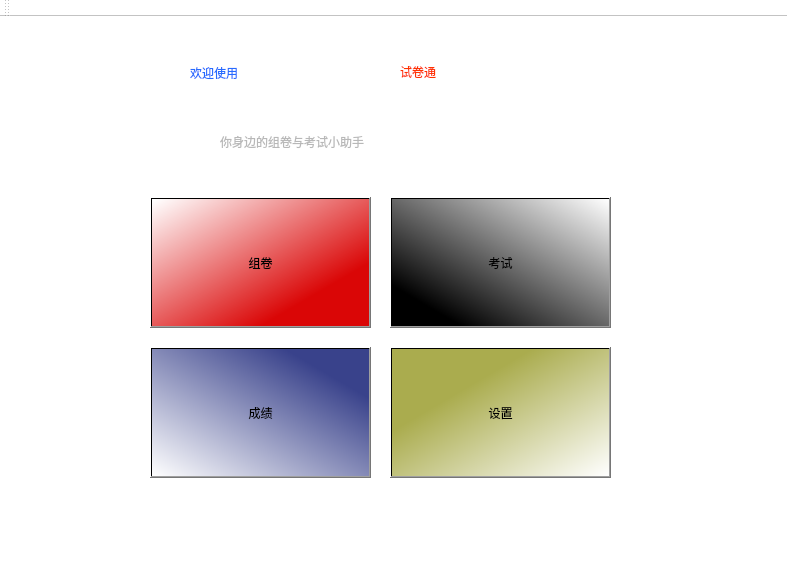
<?xml version="1.0" encoding="UTF-8"?>
<ui version="4.0">
 <class>MainWindow</class>
 <widget class="QMainWindow" name="MainWindow">
  <property name="geometry">
   <rect>
    <x>0</x>
    <y>0</y>
    <width>787</width>
    <height>578</height>
   </rect>
  </property>
  <property name="windowTitle">
   <string>MainWindow</string>
  </property>
  <property name="styleSheet">
   <string notr="true">background-color: rgb(255, 255, 255);</string>
  </property>
  <widget class="QWidget" name="centralWidget">
   <widget class="QPushButton" name="pushButton_kaoshi">
    <property name="geometry">
     <rect>
      <x>390</x>
      <y>180</y>
      <width>221</width>
      <height>131</height>
     </rect>
    </property>
    <property name="styleSheet">
     <string notr="true">background-color: qlineargradient(spread:pad, x1:0.0203731, y1:0.045, x2:1, y2:1, stop:0 rgba(106, 121, 166, 255), stop:1 rgba(255, 255, 255, 255));
background-color: qlineargradient(spread:pad, x1:0, y1:1, x2:1, y2:0, stop:0.159204 rgba(0, 0, 0, 255), stop:1 rgba(255, 255, 255, 255));
font: 75 24pt &quot;幼圆&quot;;</string>
    </property>
    <property name="text">
     <string>考试</string>
    </property>
   </widget>
   <widget class="QPushButton" name="pushButton_chengji">
    <property name="geometry">
     <rect>
      <x>150</x>
      <y>330</y>
      <width>221</width>
      <height>131</height>
     </rect>
    </property>
    <property name="styleSheet">
     <string notr="true">background-color: qlineargradient(spread:pad, x1:0.0203731, y1:0.045, x2:1, y2:1, stop:0 rgba(106, 121, 166, 255), stop:1 rgba(255, 255, 255, 255));
background-color: qlineargradient(spread:pad, x1:1, y1:0, x2:0, y2:1, stop:0.19403 rgba(57, 66, 139, 255), stop:1 rgba(255, 255, 255, 255));
font: 75 24pt &quot;幼圆&quot;;</string>
    </property>
    <property name="text">
     <string>成绩</string>
    </property>
   </widget>
   <widget class="QPushButton" name="pushButton_shezhi">
    <property name="geometry">
     <rect>
      <x>390</x>
      <y>330</y>
      <width>221</width>
      <height>131</height>
     </rect>
    </property>
    <property name="styleSheet">
     <string notr="true">background-color: qlineargradient(spread:pad, x1:0.0203731, y1:0.045, x2:1, y2:1, stop:0 rgba(106, 121, 166, 255), stop:1 rgba(255, 255, 255, 255));
background-color: qlineargradient(spread:pad, x1:0, y1:0, x2:1, y2:1, stop:0.323383 rgba(170, 172, 78, 255), stop:1 rgba(255, 255, 255, 255));
font: 75 24pt &quot;幼圆&quot;;</string>
    </property>
    <property name="text">
     <string>设置</string>
    </property>
   </widget>
   <widget class="QPushButton" name="pushButton_zhujuan">
    <property name="geometry">
     <rect>
      <x>150</x>
      <y>180</y>
      <width>221</width>
      <height>131</height>
     </rect>
    </property>
    <property name="styleSheet">
     <string notr="true">background-color: qlineargradient(spread:pad, x1:0.0203731, y1:0.045, x2:1, y2:1, stop:0 rgba(106, 121, 166, 255), stop:1 rgba(255, 255, 255, 255));
background-color: qlineargradient(spread:pad, x1:0.9801, y1:1, x2:0, y2:0.017, stop:0.243781 rgba(218, 6, 6, 255), stop:1 rgba(255, 255, 255, 255));
font: 75 24pt &quot;幼圆&quot;;</string>
    </property>
    <property name="text">
     <string>组卷</string>
    </property>
   </widget>
   <widget class="QLabel" name="label">
    <property name="geometry">
     <rect>
      <x>190</x>
      <y>30</y>
      <width>191</width>
      <height>51</height>
     </rect>
    </property>
    <property name="styleSheet">
     <string notr="true">font: 28pt &quot;幼圆&quot;;
color: rgb(38, 107, 255);</string>
    </property>
    <property name="text">
     <string>欢迎使用</string>
    </property>
   </widget>
   <widget class="QLabel" name="label_2">
    <property name="geometry">
     <rect>
      <x>400</x>
      <y>30</y>
      <width>251</width>
      <height>51</height>
     </rect>
    </property>
    <property name="styleSheet">
     <string notr="true">font: 28pt &quot;幼圆&quot;;
color: rgb(255, 51, 0);</string>
    </property>
    <property name="text">
     <string>&lt;html&gt;&lt;head/&gt;&lt;body&gt;&lt;p&gt;试卷通&lt;/p&gt;&lt;/body&gt;&lt;/html&gt;</string>
    </property>
   </widget>
   <widget class="QLabel" name="label_3">
    <property name="geometry">
     <rect>
      <x>220</x>
      <y>110</y>
      <width>521</width>
      <height>31</height>
     </rect>
    </property>
    <property name="styleSheet">
     <string notr="true">font: 75 14pt &quot;新宋体&quot;;
color: rgb(184, 184, 184);</string>
    </property>
    <property name="text">
     <string>&lt;html&gt;&lt;head/&gt;&lt;body&gt;&lt;p&gt;你身边的组卷与考试小助手&lt;/p&gt;&lt;/body&gt;&lt;/html&gt;</string>
    </property>
   </widget>
  </widget>
  <widget class="QMenuBar" name="menuBar">
   <property name="geometry">
    <rect>
     <x>0</x>
     <y>0</y>
     <width>787</width>
     <height>26</height>
    </rect>
   </property>
  </widget>
  <widget class="QToolBar" name="mainToolBar">
   <attribute name="toolBarArea">
    <enum>TopToolBarArea</enum>
   </attribute>
   <attribute name="toolBarBreak">
    <bool>false</bool>
   </attribute>
  </widget>
  <widget class="QStatusBar" name="statusBar"/>
 </widget>
 <layoutdefault spacing="6" margin="11"/>
 <resources/>
 <connections/>
</ui>
